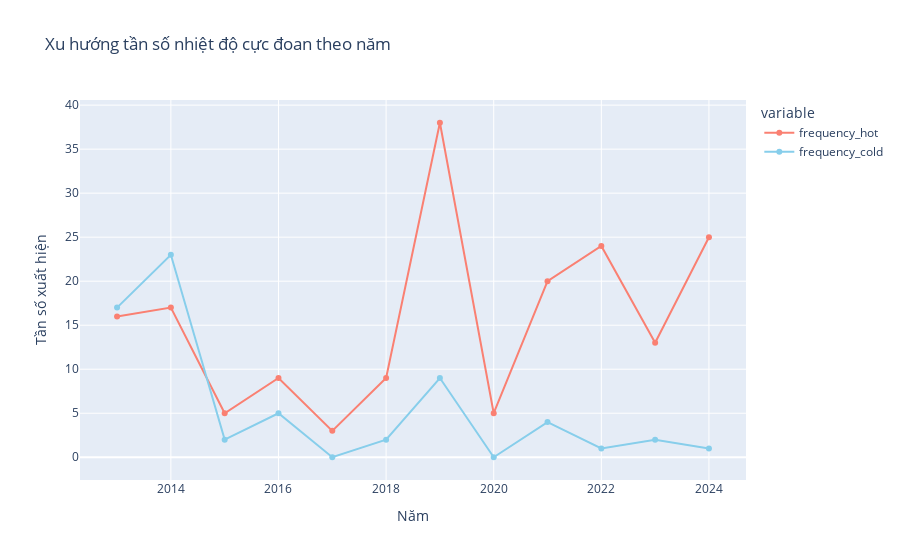

Write notebook code for a chart like this one.
### Code cell
fig = px.line(
    df1,
    x='YEAR',
    y=['frequency_hot', 'frequency_cold'],
    labels={'value': 'Tần số xuất hiện', 'YEAR': 'Năm'},
    title='Xu hướng tần số nhiệt độ cực đoan theo năm',
    markers=True,
    color_discrete_sequence=['salmon', 'skyblue']
)
fig.show()

### Figure 1 — Plotly figure (JSON) as saved in the notebook; plotly's stock layout.template omitted (floating-point values rounded to 4 significant figures)
{"data": [{"hovertemplate": "variable=frequency_hot<br>Năm=%{x}<br>Tần số xuất hiện=%{y}<extra></extra>", "legendgroup": "frequency_hot", "line": {"color": "salmon", "dash": "solid"}, "marker": {"symbol": "circle"}, "mode": "lines+markers", "name": "frequency_hot", "orientation": "v", "showlegend": true, "type": "scatter", "x": [2013, 2014, 2015, 2016, 2017, 2018, 2019, 2020, 2021, 2022, 2023, 2024], "xaxis": "x", "y": [16, 17, 5, 9, 3, 9, 38, 5, 20, 24, 13, 25], "yaxis": "y"}, {"hovertemplate": "variable=frequency_cold<br>Năm=%{x}<br>Tần số xuất hiện=%{y}<extra></extra>", "legendgroup": "frequency_cold", "line": {"color": "skyblue", "dash": "solid"}, "marker": {"symbol": "circle"}, "mode": "lines+markers", "name": "frequency_cold", "orientation": "v", "showlegend": true, "type": "scatter", "x": [2013, 2014, 2015, 2016, 2017, 2018, 2019, 2020, 2021, 2022, 2023, 2024], "xaxis": "x", "y": [17, 23, 2, 5, 0, 2, 9, 0, 4, 1, 2, 1], "yaxis": "y"}], "layout": {"legend": {"title": {"text": "variable"}, "tracegroupgap": 0}, "title": {"text": "Xu hướng tần số nhiệt độ cực đoan theo năm"}, "xaxis": {"anchor": "y", "domain": [0, 1], "title": {"text": "Năm"}}, "yaxis": {"anchor": "x", "domain": [0, 1], "title": {"text": "Tần số xuất hiện"}}}}
